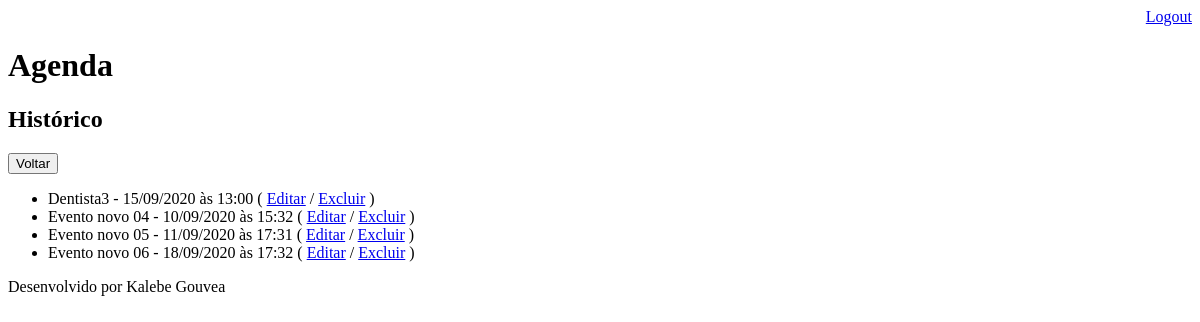
Page /agenda/historico/ (signed in) on the earlier database version.
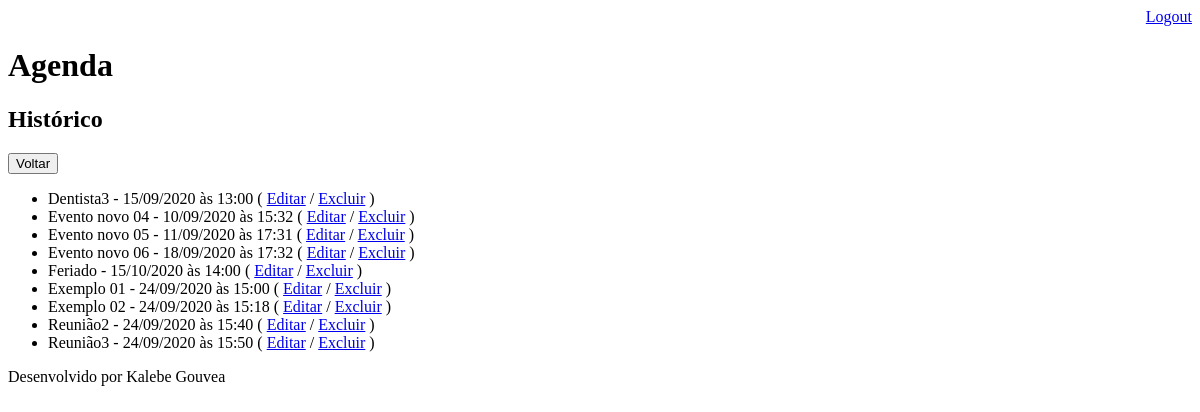
Same page on the later database version.
### core/models.py (models this page shows, shortened)
class Evento(models.Model):
    titulo = models.CharField(max_length=100)
    descricao = models.TextField(blank=True, null=True)
    local = models.CharField(max_length=100, blank=True, null=True)
    data_evento = models.DateTimeField(verbose_name='Data do Evento')
    data_criacao = models.DateTimeField(auto_now=True, verbose_name='Data de Criação')
    usuario = models.ForeignKey(User, on_delete=models.CASCADE)
    class Meta():
        db_table = 'evento'
    def get_data_evento(self):
        return self.data_evento.strftime('%d/%m/%Y às %H:%M')

### core/views.py (the view)
# urls.py: path('agenda/historico/', views.historico),
@login_required(login_url='/login/')
def historico(request):
    user = request.user
    data_agora = datetime.now()
    evento = Evento.objects.filter(usuario=user, data_evento__lt=data_agora)
    dados = {'eventos':evento}
    return render(request, 'historico.html', dados)

### templates/historico.html
{% extends 'model-page.html' %}
{% block content %}
    <h2>Histórico</h2>
    <a href="/">
        <button type="button">Voltar</button>
    </a>
    <ul>
        {% for evento in eventos %}
            <li>
                {{ evento.titulo }} - {{ evento.get_data_evento }}
                ( <a href='evento/?id={{evento.id}}'>Editar</a> / <a href='evento/delete/{{evento.id}}'>Excluir</a> )
            </li>
        {% endfor %}
    </ul>
{% endblock %}

### templates/model-page.html
<!DOCTYPE html>
<html lang="en">
<head>
    {% include "model-header.html" %}
</head>
<body>
    {% block content %} {% endblock %}
    {% include "model-footer.html" %}
</body>
</html>

### templates/model-header.html (shortened to what this page needs)
<div align="right">
    <a href="/logout">Logout</a>
</div>
<h1>Agenda</h1>

### templates/model-footer.html
<p>Desenvolvido por Kalebe Gouvea</p>

Differences in the rows shown:
added Evento: titulo "Feriado", get_data_evento "15/10/2020 às 14:00"
added Evento: titulo "Exemplo 01", get_data_evento "24/09/2020 às 15:00"
added Evento: titulo "Exemplo 02", get_data_evento "24/09/2020 às 15:18"
added Evento: titulo "Reunião2", get_data_evento "24/09/2020 às 15:40"
added Evento: titulo "Reunião3", get_data_evento "24/09/2020 às 15:50"
